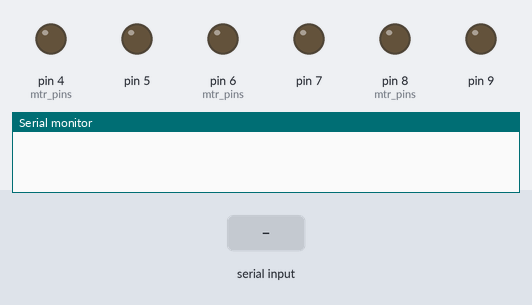
Simulated run of this sketch. Board: Arduino Uno, built with avr-gcc and run on an emulated ATmega328P. Shown: output pins drawn as LEDs (lit = HIGH), the last lines printed to the serial monitor. Inputs (shaded band) come from the test bench.

Above: at 1.2 s.
1.3 s: byte 30 received over Serial
At 2.2 s:
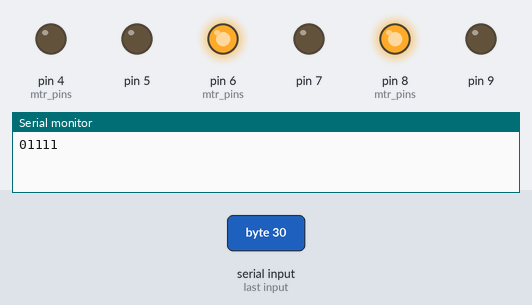
2.8 s: byte 90 received over Serial
At 3.4 s:
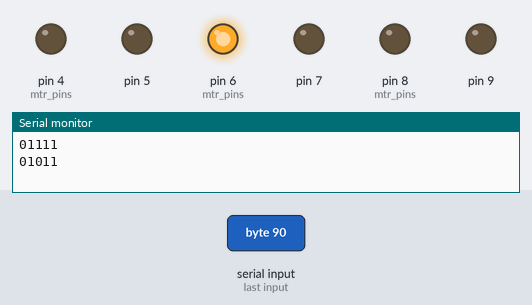
Timing chart, 0 to 5.8 s (numbered marks = the images above; inputs shaded):
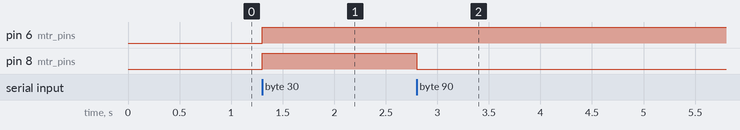

Measured:
- after the input at 1.3 s, pin 6 (mtr_pins), pin 8 (mtr_pins): LOW → HIGH at once
- after the input at 2.8 s, pin 8 (mtr_pins): HIGH → LOW at once

The sketch:

main.ino
```cpp
#include <Arduino.h>

static int mtr_pins[] = {
    4, // (and 5) = Motor 1
    6, // (and 7) = Motor 2
    8, // (and 9) = Motor 3
};

struct state_t {
    byte motors[3];
    byte direction;
    byte engaged;
};

void setup() {
    Serial.begin(9600);

    // set motors pins as OUTPUTS
    for (int i = 0; i < 3; i++) {
        int pin = mtr_pins[i];
        pinMode(pin,   OUTPUT);
        pinMode(pin+1, OUTPUT);
    }
}

void loop() {
    if (Serial.available()) {
        byte rx = Serial.read();

        struct state_t state;
        state.motors[0] = bitRead(rx, 0);
        state.motors[1] = bitRead(rx, 1);
        state.motors[2] = bitRead(rx, 2);
        state.direction = bitRead(rx, 3);
        state.engaged   = bitRead(rx, 4);

        Serial.print(state.motors[0]);
        Serial.print(state.motors[1]);
        Serial.print(state.motors[2]);
        Serial.print(state.direction);
        Serial.println(state.engaged);

        run_state(state);
    }
}

void run_state(struct state_t state) {
    for (int i = 0; i < 3; i++) {
        engage_motor(i, (state.motors[i] && state.engaged) ? state.direction : 2);
    }
}

// engage motor N for a given duration
// Valid directions:
//   dir=0 -> forward
//   dir=1 -> reverse
//   dir=2 -> disabled
void engage_motor(int motor, int dir) {
    int pin = mtr_pins[motor];

    if (dir == 0) {
        digitalWrite(pin,   LOW);
        digitalWrite(pin+1, HIGH);
    } else if (dir == 1) {
        digitalWrite(pin,   HIGH);
        digitalWrite(pin+1, LOW);
    } else {
        digitalWrite(pin,   LOW);
        digitalWrite(pin+1, LOW);
    }
}
```
